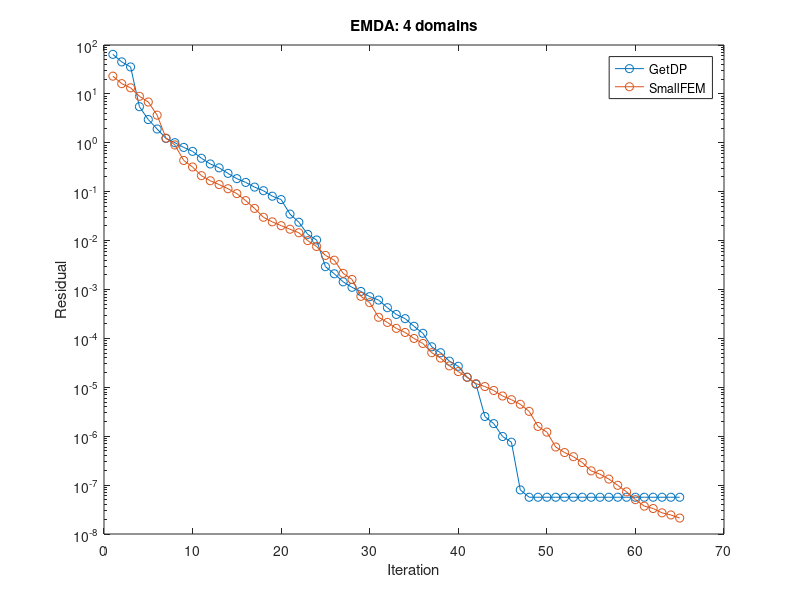

Recreate this plot in MATLAB.
%%%%%%%%%%%%%%%%%%%%%%%
%% GetDP vs SmallFEM %%
%% EMDA: 4 domains   %%
%%%%%%%%%%%%%%%%%%%%%%%

clear all;
close all;

getdp = ...
    [
        6.440283576083e+01
        4.516919599531e+01
        3.558730605737e+01
        5.476260163291e+00
        2.989868943615e+00
        1.914555390383e+00
        1.227779673884e+00
        1.005783504056e+00
        8.052518088430e-01
        6.680534092345e-01
        4.824882050401e-01
        3.692633020987e-01
        3.076075847501e-01
        2.369856897912e-01
        1.847992730586e-01
        1.548859871502e-01
        1.242434316976e-01
        1.047878605321e-01
        8.091896211551e-02
        6.903649795068e-02
        3.479895146751e-02
        2.375469951974e-02
        1.342274709755e-02
        1.029747197635e-02
        2.930565910038e-03
        2.097338354494e-03
        1.434591443052e-03
        1.108375466796e-03
        9.130953046911e-04
        7.141057432225e-04
        6.082163792613e-04
        4.246769429584e-04
        3.092269758199e-04
        2.533629247666e-04
        1.769716151381e-04
        1.271607343112e-04
        6.732352326334e-05
        5.094404393610e-05
        3.423064304564e-05
        2.691906386256e-05
        1.608566709188e-05
        1.157963972174e-05
        2.530030556351e-06
        1.808667690387e-06
        9.853700671163e-07
        7.535575493358e-07
        7.972146603600e-08
        5.648852976695e-08
    ];

smallfem = ...
    [
        2.306498057022e+01
        1.620834235219e+01
        1.332475940867e+01
        8.929531827115e+00
        6.829819607597e+00
        3.675549495862e+00
        1.243355202892e+00
        9.046780212524e-01
        4.354119633944e-01
        3.200691091705e-01
        2.127754359448e-01
        1.673690520938e-01
        1.397555287429e-01
        1.150315411963e-01
        9.142420189240e-02
        6.570163857727e-02
        4.552471103547e-02
        2.999875201041e-02
        2.418307269380e-02
        2.019580915342e-02
        1.709386069642e-02
        1.446398005597e-02
        9.998767243923e-03
        7.581754345753e-03
        4.978412745566e-03
        3.973179826819e-03
        2.139794162541e-03
        1.605833341461e-03
        7.254569200934e-04
        5.384413283152e-04
        2.702484323281e-04
        2.121516849373e-04
        1.604900841766e-04
        1.322913840213e-04
        9.977945028449e-05
        7.873950789484e-05
        5.104619256346e-05
        3.960258522882e-05
        2.741165096401e-05
        2.096950453037e-05
        1.600370310859e-05
        1.186031729226e-05
        1.035673691236e-05
        8.599142336448e-06
        6.634710125448e-06
        5.578105201875e-06
        4.496699159175e-06
        3.222599235310e-06
        1.583791593178e-06
        1.212713915659e-06
        6.011212163654e-07
        4.631412142759e-07
        3.810238853917e-07
        2.890350214562e-07
        1.955254191280e-07
        1.670715780716e-07
        1.327530523387e-07
        9.901223775986e-08
        7.291767734505e-08
        5.039923900101e-08
        3.718372836555e-08
        3.318840540404e-08
        2.709913743494e-08
        2.449539195418e-08
        2.118505885398e-08
    ];

it = [1:size(smallfem, 1)];

getdp(end:size(smallfem, 1)) = getdp(end);

semilogy(it, [getdp, smallfem], '-o');
legend({'GetDP', 'SmallFEM'});
title('EMDA: 4 domains');
xlabel('Iteration');
ylabel('Residual');
